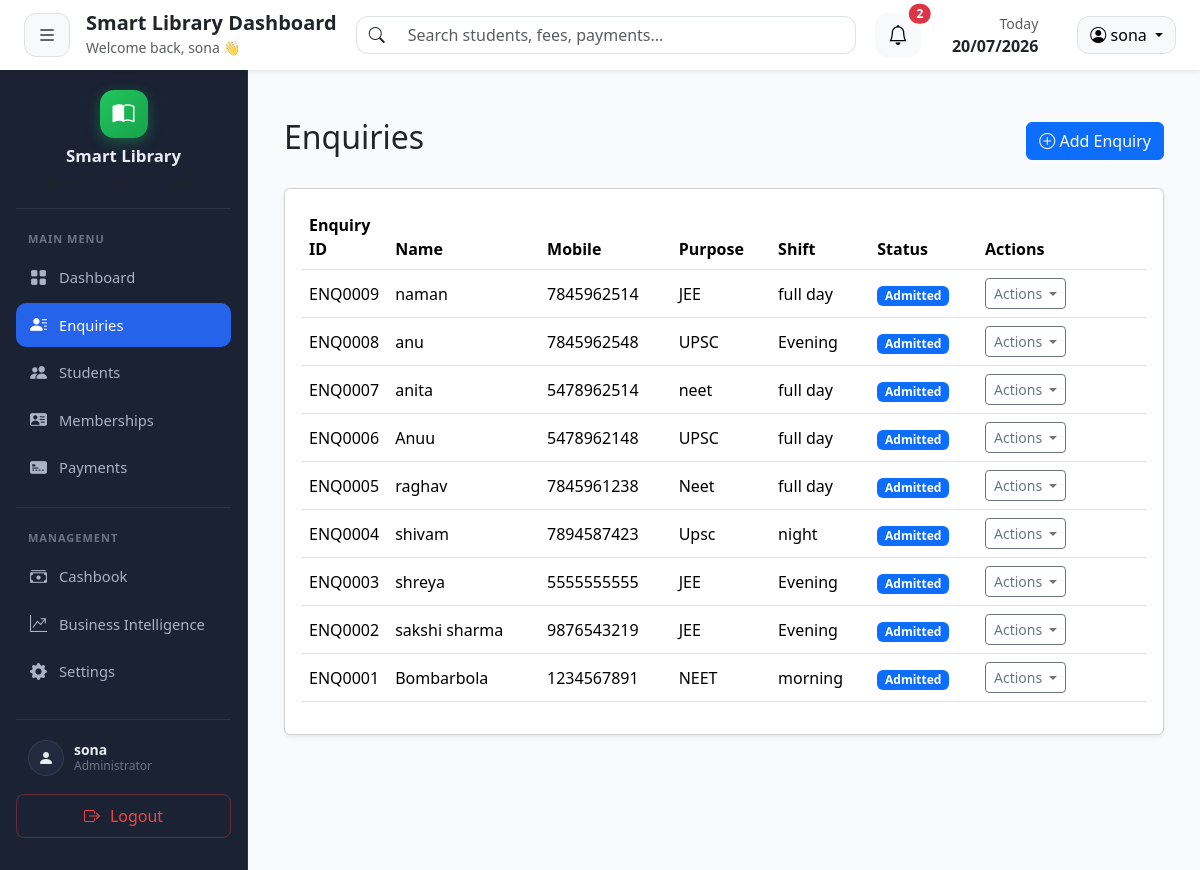
The app's page /enquiries/ (signed in) with its own data.
### tables this page shows
CREATE TABLE "students" (
                student_id  INTEGER PRIMARY KEY AUTOINCREMENT,
                admin_id    INTEGER NOT NULL DEFAULT 1,
                enquiry_id  INTEGER,
                full_name   TEXT NOT NULL,
                mobile      TEXT NOT NULL,
                address     TEXT,
                id_proof    TEXT,
                purpose     TEXT,
                shift       TEXT,
                join_date   DATE,
                status      TEXT DEFAULT 'Active',
                created_at  TIMESTAMP DEFAULT CURRENT_TIMESTAMP,
                UNIQUE(mobile, admin_id)
            );

CREATE TABLE enquiries (
    enquiry_id INTEGER PRIMARY KEY AUTOINCREMENT,
    full_name TEXT NOT NULL,
    mobile TEXT NOT NULL,
    purpose TEXT,
    preferred_shift TEXT,
    demo_done INTEGER DEFAULT 0,
    followup_date DATE,
    remarks TEXT,
    status TEXT DEFAULT 'Interested',
    created_at TIMESTAMP DEFAULT CURRENT_TIMESTAMP
, admin_id INTEGER);

### routes/enquiries.py (the view)
@enquiry_bp.route("/")
def index():
    if "admin_id" not in session:
        return redirect("/")
    admin_id = session["admin_id"]
    conn = get_connection()
    cursor = conn.cursor()
    cursor.execute("""
        SELECT e.*, s.student_id AS student_id
        FROM enquiries e
        LEFT JOIN students s ON s.enquiry_id = e.enquiry_id
        WHERE e.admin_id = ?
        ORDER BY e.enquiry_id DESC
    """, (admin_id,))
    enquiries = cursor.fetchall()
    conn.close()
    return render_template("enquiries/index.html", enquiries=enquiries)

### database/db.py (called while the page is built)
def get_connection():
    connection = sqlite3.connect(DATABASE_PATH)
    connection.row_factory = sqlite3.Row
    return connection

### templates/enquiries/index.html (shortened to what this page needs)
{% extends "layouts/base.html" %}
{% block content %}
<div class="container-fluid mt-4">
    <div class="d-flex justify-content-between align-items-center mb-4">
        <h2>Enquiries</h2>
        <a
            href="{{ url_for('enquiry.add') }}"
            class="btn btn-primary">
            <i class="bi bi-plus-circle"></i>
            Add Enquiry
        </a>
    </div>
    <div class="card shadow-sm">
        <div class="card-body">
            <table class="table table-hover align-middle">
                <thead>
                    <tr>
                        <th width="70">Enquiry ID</th>
                        <th>Name</th>
                        <th>Mobile</th>
                        <th>Purpose</th>
                        <th>Shift</th>
                        <th>Status</th>
                        <th width="170">Actions</th>
                    </tr>
                </thead>
                <tbody>
                {% for enquiry in enquiries %}
                    <tr>
                        <td> ENQ{{ "%04d"|format(enquiry.enquiry_id) }} </td>
                        <td>{{ enquiry.full_name }}</td>
                        <td>{{ enquiry.mobile }}</td>
                        <td>{{ enquiry.purpose }}</td>
                        <td>{{ enquiry.preferred_shift }}</td>
                        <td>
                            <span class="badge
                                {% if enquiry.status == 'Admitted' %}bg-primary
                                {% elif enquiry.status == 'Interested' %}bg-warning text-dark
                                {% else %}bg-secondary{% endif %}">
                                {{ enquiry.status }}
                            </span>
                        </td>
                        <td>
                            <div class="dropdown">
                                <button
                                    class="btn btn-outline-secondary btn-sm dropdown-toggle"
                                    type="button"
                                    data-bs-toggle="dropdown"
                                    aria-expanded="false">
                                    Actions
                                </button>
                            </div>
                        </td>
                    </tr>
                {% endfor %}
                </tbody>
            </table>
        </div>
    </div>
</div>
{% endblock %}

### templates/layouts/base.html (shortened to what this page needs)
<!DOCTYPE html>
<html lang="en">
<head>
    <link href="https://cdn.jsdelivr.net/npm/bootstrap@5.3.7/dist/css/bootstrap.min.css"
          rel="stylesheet">
    <link rel="stylesheet"
          href="https://cdn.jsdelivr.net/npm/bootstrap-icons@1.11.3/font/bootstrap-icons.min.css">
    <link rel="stylesheet"
          href="{{ url_for('static', filename='css/style.css') }}">
</head>
<body>
    {% include 'layouts/navbar.html' %}
    <div class="d-flex">
        <div class="sidebar-wrapper">
            {% include 'layouts/sidebar.html' %}
        </div>
        <main class="content-wrapper">
            {% block content %}
            {% endblock %}
        </main>
    </div>
</body>
</html>

### templates/layouts/navbar.html (shortened to what this page needs)
<nav class="navbar navbar-expand-lg bg-white shadow-sm px-4 py-3 sticky-top">
    <div class="navbar-left">
        <button class="btn btn-light border me-3" id="sidebarToggle">
            <i class="bi bi-list fs-5"></i>
        </button>
        <div>
            <h5 class="mb-0 fw-bold">
                Smart Library Dashboard
            </h5>
            <small class="text-muted">
                Welcome back, {{ session.get('username', 'Admin') }} 👋
            </small>
        </div>
    </div>
    <div class="navbar-center">
        <div class="input-group">
            <span class="input-group-text bg-white border-end-0">
                <i class="bi bi-search"></i>
            </span>
            <input
                type="text"
                class="form-control border-start-0"
                placeholder="Search students, fees, payments...">
        </div>
    </div>
    <div class="navbar-right">
        <div class="me-3">
            {% include "components/notification_dropdown.html" %}
        </div>
        <div class="text-end me-4 d-none d-sm-block">
            <small class="text-muted d-block">
                Today
            </small>
            <strong id="currentDate">
            </strong>
        </div>
        <div class="dropdown">
            <button
                class="btn btn-light border dropdown-toggle"
                data-bs-toggle="dropdown">
                <i class="bi bi-person-circle"></i>
                <span class="d-none d-sm-inline">{{ session.get('username', 'Admin') }}</span>
            </button>
        </div>
    </div>
</nav>

### templates/components/notification_dropdown.html (shortened to what this page needs)
{% set summary = nav_notifications %}
{% set counts = summary.counts if summary else {} %}
{% set prefs = nav_notification_prefs or {} %}
<div class="dropdown">
    <button
        class="btn btn-light position-relative"
        type="button"
        data-bs-toggle="dropdown"
        data-bs-auto-close="outside"
        aria-expanded="false">
        <i class="bi bi-bell fs-5"></i>
        {% if counts.get("total") and prefs.get("dash_show_badge_count", true) %}
        <span class="position-absolute top-0 start-100 translate-middle badge rounded-pill bg-danger">
            {{ counts.total }}
        </span>
        {% endif %}
    </button>
</div>

### templates/layouts/sidebar.html (shortened to what this page needs)
<div class="sidebar">
    <div class="sidebar-header text-center">
        <div class="logo-circle">
            <i class="bi bi-book-half"></i>
        </div>
        <h4 class="mt-2 mb-1 fw-bold">
            Smart Library
        </h4>
        <small class="text-muted">
        </small>
    </div>
    <hr>
    <small class="menu-title">
        MAIN MENU
    </small>
    <ul class="nav flex-column">
        <li class="nav-item">
            <a class="nav-link {% if request.endpoint == 'dashboard.dashboard' %}active{% endif %}" href="/dashboard">
                <i class="bi bi-grid-fill"></i>
                Dashboard
            </a>
        </li>
        <li class="nav-item">
            <a class="nav-link {% if request.endpoint and request.endpoint.startswith('enquiry.') %}active{% endif %}" href="{{ url_for('enquiry.index') }}">
                <i class="bi bi-person-lines-fill"></i>
                Enquiries
            </a>
        </li>
        <li class="nav-item">
            <a class="nav-link {% if request.endpoint and request.endpoint.startswith('student.') %}active{% endif %}" href="{{ url_for('student.index') }}">
                <i class="bi bi-people-fill"></i>
                Students
            </a>
        </li>
        <li class="nav-item">
            <a class="nav-link {% if request.endpoint and request.endpoint.startswith('membership.') %}active{% endif %}" href="{{ url_for('membership.index') }}">
                <i class="bi bi-person-vcard-fill"></i>
                Memberships
            </a>
        </li>
        <li class="nav-item">
            <a class="nav-link {% if request.endpoint and request.endpoint.startswith('payment.') %}active{% endif %}" href="{{ url_for('payment.index') }}">
                <i class="bi bi-credit-card-2-front-fill"></i>
                Payments
            </a>
        </li>
    </ul>
    <hr>
    <small class="menu-title">
        MANAGEMENT
    </small>
    <ul class="nav flex-column">
        <li class="nav-item">
            <a class="nav-link {% if request.endpoint and request.endpoint.startswith('cashbook.') %}active{% endif %}" href="{{ url_for('cashbook.index') }}">
                <i class="bi bi-cash-stack"></i>
                Cashbook
            </a>
        </li>
        <li class="nav-item">
            <a class="nav-link {% if request.endpoint and request.endpoint.startswith('business_intelligence.') %}active{% endif %}" href="{{ url_for('business_intelligence.index') }}">
                <i class="bi bi-graph-up-arrow"></i>
                Business Intelligence
            </a>
        </li>
        <li class="nav-item">
            <a class="nav-link {% if request.endpoint and request.endpoint.startswith('setting.') %}active{% endif %}" href="{{ url_for('setting.index') }}">
                <i class="bi bi-gear-fill"></i>
                Settings
            </a>
        </li>
    </ul>
    <div class="sidebar-footer mt-auto">
        <div class="sidebar-profile">
            <div class="avatar-circle">
                <i class="bi bi-person-fill"></i>
            </div>
            <div>
                <div class="profile-name">{{ session.get('username', 'Admin') }}</div>
                <div class="profile-role">Administrator</div>
            </div>
        </div>
        <a href="{{ url_for('auth.logout') }}"
           class="btn btn-logout w-100 rounded-3 mb-3">
            <i class="bi bi-box-arrow-right"></i>
            Logout
        </a>
    </div>
</div>

### static/css/style.css (style rules this page uses)
.sidebar-wrapper { --sidebar-bg:#1a2234; --sidebar-bg-alt:#212a3e; --sidebar-border:rgba(255,255,255,.08); --sidebar-text:#aab2c5; --sidebar-text-muted:#6b7385; --sidebar-text-strong:#e9edf5; --sidebar-active-bg:#2563eb; --sidebar-active-glow:rgba(37,99,235,.45); --sidebar-hover-bg:#242e45; --sidebar-logo-green:#22c55e; --sidebar-logo-green-dark:#16a34a; --sidebar-danger:#ef4444; --sidebar-danger-hover:rgba(239,68,68,.15); width:248px; min-width:248px; height:100vh; position:fixed; left:0; top:70px; overflow-y:auto; background:var(--sidebar-bg); border-right:1px solid var(--sidebar-border); }
.content-wrapper { margin-left:248px; width:calc(100% - 248px); padding:24px; background:#f8fafc; min-height:100vh; }
.sidebar { height:100%; background:var(--sidebar-bg); display:flex; flex-direction:column; padding:16px; }
.sidebar-header { padding-top:4px; }
.sidebar-header h4 { color:var(--sidebar-text-strong); font-size:1.05rem; }
.sidebar-header small { color:var(--sidebar-text-muted); font-size:.78rem; }
.logo-circle { width:48px; height:48px; margin:auto; border-radius:14px; background:linear-gradient(135deg, var(--sidebar-logo-green), var(--sidebar-logo-green-dark)); color:#fff; display:flex; justify-content:center; align-items:center; font-size:22px; box-shadow:0 4px 14px rgba(34,197,94,.35); }
.menu-title { color:var(--sidebar-text-muted); font-size:11px; font-weight:600; letter-spacing:1px; margin:8px 12px; display:block; }
.sidebar .nav-link { color:var(--sidebar-text); padding:9px 14px; border-radius:10px; margin-bottom:4px; display:flex; align-items:center; gap:12px; font-size:.92rem; transition:all .30s ease; font-weight:500; }
.sidebar .nav-link i { font-size:17px; transition:.30s; }
.sidebar .nav-link.active { background:var(--sidebar-active-bg); color:#fff; animation:activeGlow 2.5s infinite; }
.sidebar hr { margin:14px 0; border-color:var(--sidebar-border); opacity:1; }
.sidebar-footer { margin-top:auto; padding-top:12px; border-top:1px solid var(--sidebar-border); }
.sidebar-profile { display:flex; align-items:center; gap:10px; padding:8px 12px; margin-bottom:10px; }
.sidebar-profile .avatar-circle { width:36px; height:36px; min-width:36px; border-radius:50%; background:var(--sidebar-bg-alt); border:1px solid var(--sidebar-border); color:var(--sidebar-text-strong); display:flex; align-items:center; justify-content:center; font-size:16px; font-weight:600; }
.sidebar-profile .profile-name { color:var(--sidebar-text-strong); font-weight:600; font-size:14px; line-height:1.2; }
.sidebar-profile .profile-role { color:var(--sidebar-text-muted); font-size:12px; line-height:1.2; }
.sidebar .btn-logout { color:var(--sidebar-danger); background:transparent; border:1px solid rgba(239,68,68,.35); display:flex; align-items:center; justify-content:center; gap:10px; padding:9px 14px; border-radius:10px; font-weight:500; transition:all .25s ease; }
.navbar { height:70px; background:#ffffff; z-index:1030; display:flex; flex-wrap:nowrap; justify-content:space-between; align-items:center; }
.navbar-left { display:flex; align-items:center; min-width:0; flex-shrink:1; }
.navbar-left > div { min-width:0; overflow:hidden; }
.navbar-left h5, .navbar-left small { white-space:nowrap; overflow:hidden; text-overflow:ellipsis; }
.navbar-center { flex:1; max-width:500px; margin:0 auto; }
.navbar-right { display:flex; align-items:center; flex-shrink:0; gap:15px; }
.navbar .form-control { border-radius:12px; }
.navbar .input-group-text { border-radius:12px 0 0 12px; }
.navbar .btn { border-radius:12px; }

### records on screen
students: full_name "naman", mobile "7845962514", purpose "JEE", preferred_shift "full day", status "Admitted"
enquiries: enquiry_id "0009"
students: full_name "anu", mobile "7845962548", purpose "UPSC", preferred_shift "Evening", status "Admitted"
enquiries: enquiry_id "0008"
students: full_name "anita", mobile "5478962514", purpose "neet", preferred_shift "full day", status "Admitted"
enquiries: enquiry_id "0007"
students: full_name "Anuu", mobile "5478962148", purpose "UPSC", preferred_shift "full day", status "Admitted"
enquiries: enquiry_id "0006"
students: full_name "raghav", mobile "7845961238", purpose "Neet", preferred_shift "full day", status "Admitted"
enquiries: enquiry_id "0005"
students: full_name "shivam", mobile "7894587423", purpose "Upsc", preferred_shift "night", status "Admitted"
enquiries: enquiry_id "0004"
students: full_name "shreya", mobile "5555555555", purpose "JEE", preferred_shift "Evening", status "Admitted"
enquiries: enquiry_id "0003"
students: full_name "sakshi sharma", mobile "9876543219", purpose "JEE", preferred_shift "Evening", status "Admitted"
enquiries: enquiry_id "0002"
students: full_name "Bombarbola", mobile "1234567891", purpose "NEET", preferred_shift "morning", status "Admitted"
enquiries: enquiry_id "0001"

### other values on screen
{{ session.get('username', 'Admin') }} "sona"
{{ counts.total }} "2"
